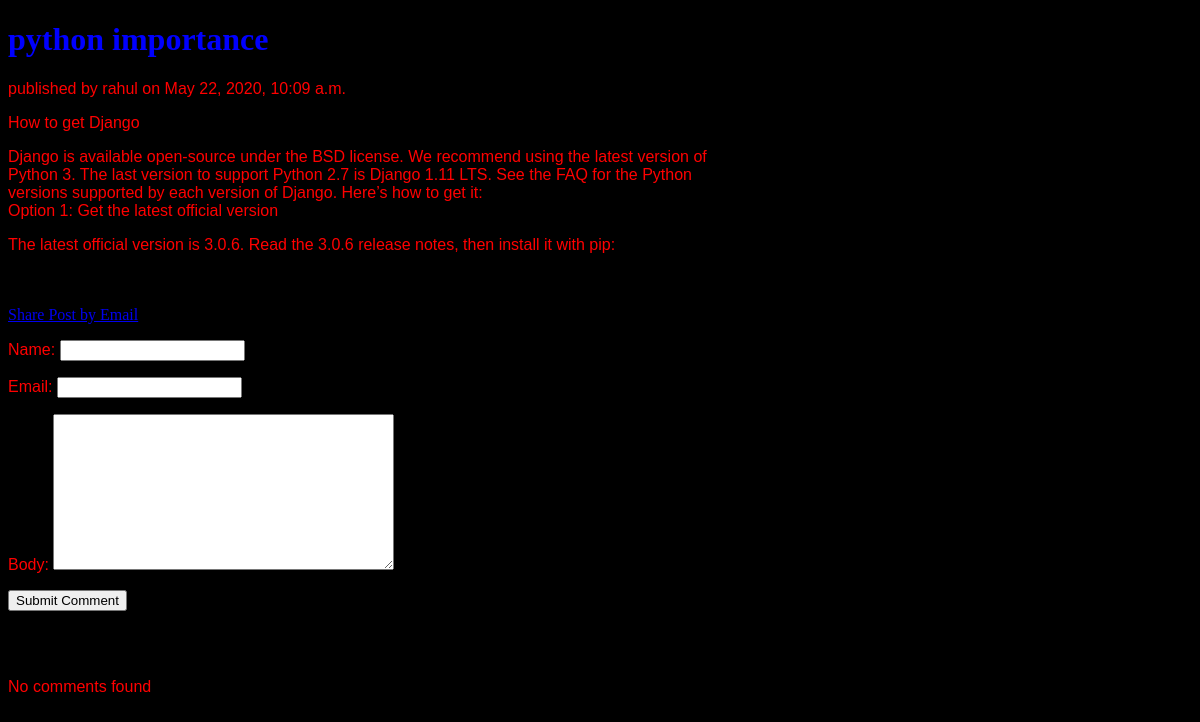
Screenshot of /2020/05/22/python-importance/ with the database file from the repository.
### blog/models.py (models this page shows, shortened)
class Post(models.Model):
    status_choices = (('draft', 'DRAFT'), ('published', 'PUBLISHED'))
    title = models.CharField(max_length=100)
    slug = models.SlugField(max_length=264, unique_for_date='publish')
    author = models.ForeignKey(User, related_name='blog_posts', on_delete=models.CASCADE)
    body = models.TextField()
    publish = models.DateTimeField(default=timezone.now)
    created = models.DateTimeField(auto_now_add=True)
    updated = models.DateTimeField(auto_now=True)
    status = models.CharField(max_length=10, choices=status_choices, default='draft')
    objects = CustomPost()
    tags = TaggableManager()
    class Meta:
        ordering = ('-publish',)

### blog/views.py (the view)
def post_detail_view(request, year, month, day, post):
    post = get_object_or_404(Post, slug=post,
                             status='published',
                             publish__year=year,
                             publish__month=month,
                             publish__day=day,
                             )
    comments = post.comments.filter(active=True)
    commentsubmit = False
    if request.method == 'POST':
        form = CommentForm(request.POST)
        if form.is_valid():
            newcomment = form.save(commit=False)
            newcomment.post = post
            newcomment.save()
            commentsubmit = True
    else:
        form = CommentForm()
    return render(request, 'blog/post_detail.html',
                  {'post': post, 'form': form, 'comments': comments, 'csubmit': commentsubmit})

### blog/forms.py
class CommentForm(forms.ModelForm):
    class Meta:
        model = Comment
        fields = ['name','email','body']

### blog/models.py (called while the page is built)
    def get_queryset(self):
        return super().get_queryset().filter(status='published')

### templates/blog/post_detail.html (shortened to what this page needs)
<!DOCTYPE html>
<html lang="en">
{%load staticfiles%}
<head>
    <link rel="stylesheet" href="{% static 'css/blog.css'%}">
</head>
<body>
    <h1>{{post.title}}</h1>
            <p id="date"> published by {{post.author}} on {{post.publish}}</p>
            {{post.body | linebreaks}}
<br>
<br>
<a href="/{{post.id}}/share/" class="btn btn-primary btn-sucess">Share Post by Email </a>
    {%if csubmit%}
        <h2 class="jumbotron">Comment submitted successfully....</h2>
    {%else%}
            <form action="" method="post">
                {{form.as_p}}
                <input type="submit" class="btn btn-primary btn-sucess " value="Submit Comment">
            </form>
    {%endif%}
    {% with comments.count as comments_count%}
        <h2>{{comments_count}} Comment{{comments_count | pluralize}}</h2>
    {%endwith%}
    {%if comments%}
    {%for comment in comments%}
        <p>Commented by {{comment.name}} on {{comment.created}}</p>
            <p> {{comment.body}}</p>
    {%endfor%}
     {%else%}
        <p>No comments found</p>
    {%endif%}
</body>
</html>

### static/css/blog.css (style rules this page uses)
body { background : black; }
h1 { color :blue; }
p { font-family : Arial; text-align : justified; color : red; width : 60%; }

### rows the page displays
Post: title "python importance", author "rahul", publish "May 22, 2020, 10:09 a.m.", body "How to get Django Django is available open-source under the BSD license. We recommend using the latest version of Python 3. The last version to support Python 2.7 is Django 1.11 LTS. See the FAQ for the Python versions supported by each version of Django. Here’s how to get it: Option 1: Get the latest official version The latest official version is 3.0.6. Read the 3.0.6 release notes, then install it with pip:"
